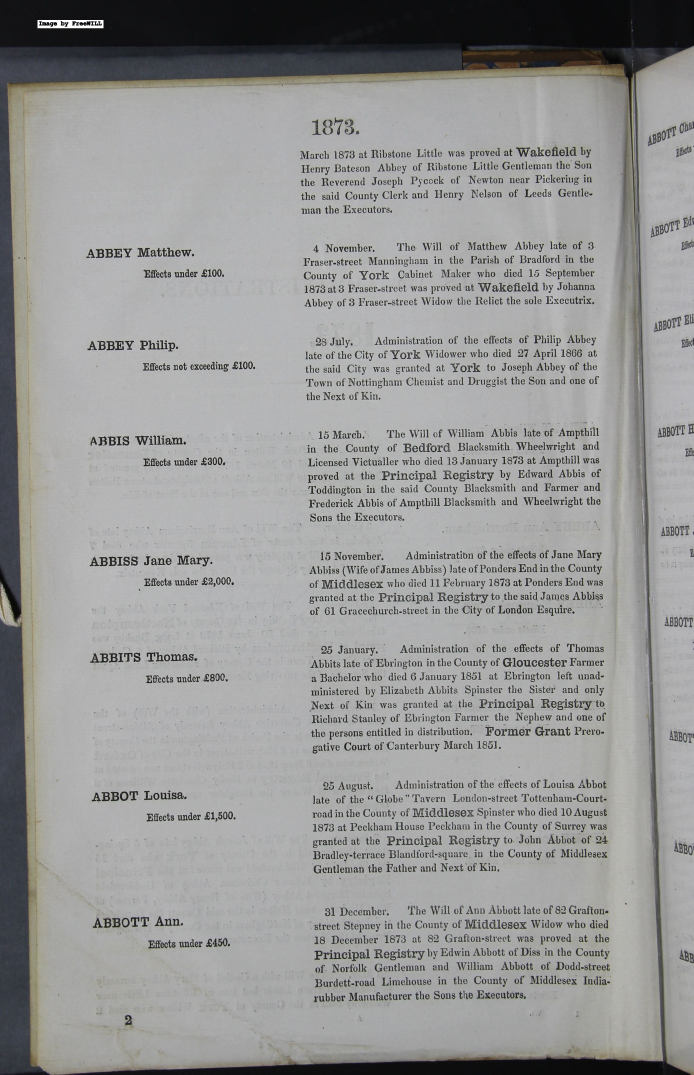
#> input picture 00004.jpg, 2774 x 4297 px, found by its file name (shown at 1/4 size)
$ jupyter execute --allow-errors bounding_boxes.ipynb   (older library calls are emulated)
#> lines starting #> are read from the running program, lines starting #| are printed output that depends on the picture; after the words box and inside, x2 and y2 are one past the last pixel; in counts of white or black regions, pixels touching at a corner belong together
[cell 1]
import csv
import cv2
from pytesseract import pytesseract

[cell 2]
filename = '/home/saumya/Desktop/FreeUKGen/Probate Parsing/1873 Probate/1873 Probate A/00004.jpg'

[cell 3]
img = cv2.imread(filename)
#> img is the input picture: shape (4297, 2774, 3); mean B, G, R 150.7, 151.6, 151.3
h, w, _ = img.shape

[cell 4]
cv2.imwrite("hello.jpg", img)
#> Out = True

#> (a cell that did not finish here is left out)

#> (a cell that did not finish here is left out)

#> (a cell that did not finish here is left out)

[cell 8]
cv2.imwrite("hello.jpg", img)
#> Out = True

[cell 9]
im = cv2.imread(filename)

[cell 10]
gray=cv2.cvtColor(im,cv2.COLOR_BGR2GRAY)
contours,hierarchy,_ = cv2.findContours(gray,cv2.RETR_LIST,cv2.CHAIN_APPROX_SIMPLE)
idx =0

[cell 11]
for cnt in contours:
    idx += 1
    x,y,w,h = cv2.boundingRect(cnt)
    roi=im[y:y+h,x:x+w]
    cv2.rectangle(im,(x,y),(x+w,y+h),(200,0,0),2)
#> after the loop, idx = 4297

[cell 12]
cv2.imwrite("hello1.jpg", img)
#> Out = True

#> (a cell that did not finish here is left out)

[cell 14]
import cv2
import sys

SCALE = 4
AREA_THRESHOLD = 427505.0 / 2

def show_scaled(name, img):
    try:
        h, w  = img.shape
    except ValueError:
        h, w, _  = img.shape
    cv2.imwrite("1.jpg", cv2.resize(img, (w // SCALE, h // SCALE)))

def main():
    img = cv2.imread(filename)
    img = img[10:-10, 10:-10] # remove the border, it confuses contour detection
#> img: shape (4277, 2754, 3)
    gray = cv2.cvtColor(img, cv2.COLOR_BGR2GRAY)
#> gray: shape (4277, 2754)
    show_scaled("original", gray)

    # black and white, and inverted, because
    # white pixels are treated as objects in
    # contour detection
    thresholded = cv2.adaptiveThreshold(
                gray, 255,
                cv2.ADAPTIVE_THRESH_MEAN_C, cv2.THRESH_BINARY_INV,
                25,
                15
            )
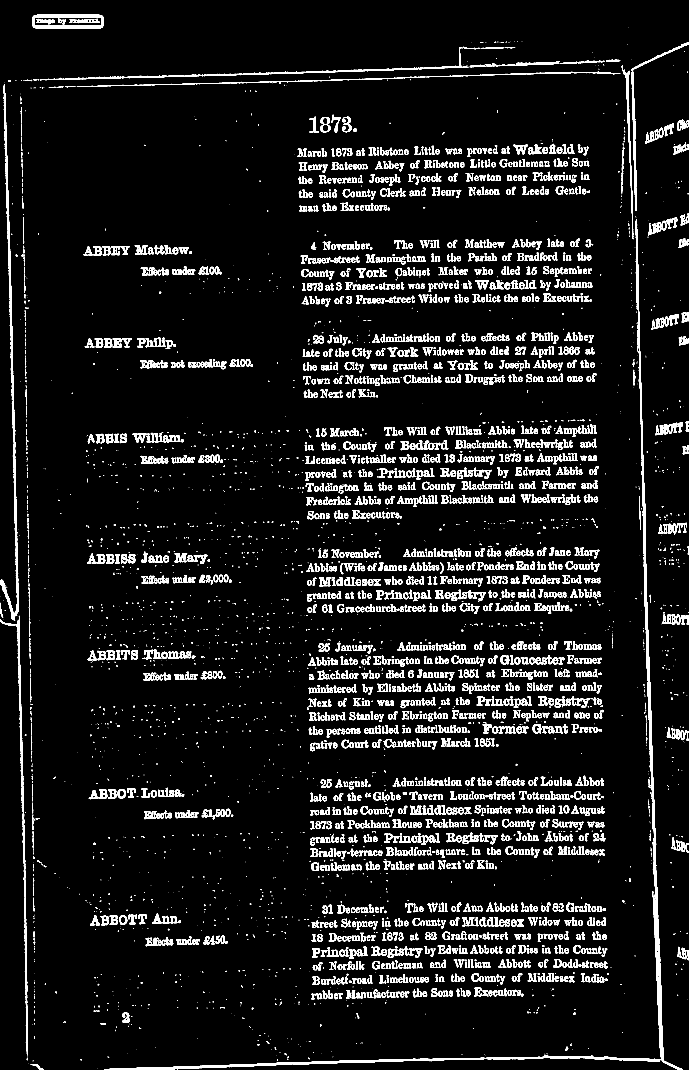
#> thresholded: shape (4277, 2754) (shown at 1/4 size); 6.6% white; 5214 white regions (2109 under 20 px), largest, box (x1, y1, x2, y2) and area: (2589, 2723, 2731, 4277) 18330, (417, 4219, 2642, 4277) 17817, (0, 336, 75, 2482) 17039
    show_scaled('thresholded', thresholded)
#> call 2 of show_scaled, with name = 'thresholded'
#> in show_scaled (call 2), `cv2.imwrite("1.jpg", cv2.resize(img, (w // SCALE, h // SCALE)))`:
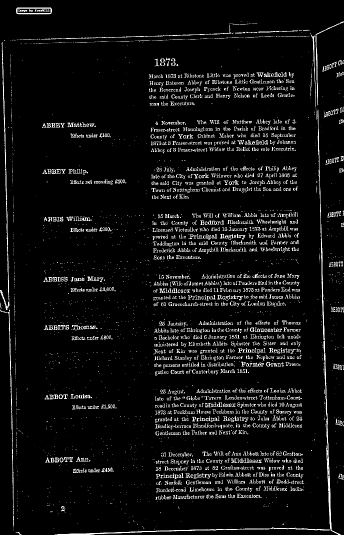
#> saved as 1.jpg: shape (1069, 688) (shown at 1/2 size); min 0, max 255, mean 16.7
    # I use a kernel that is wide enough to connect characters
    # but not text blocks, and tall enough to connect lines.
    kernel = cv2.getStructuringElement(cv2.MORPH_RECT, (13, 33))
    closing = cv2.morphologyEx(thresholded, cv2.MORPH_CLOSE, kernel)
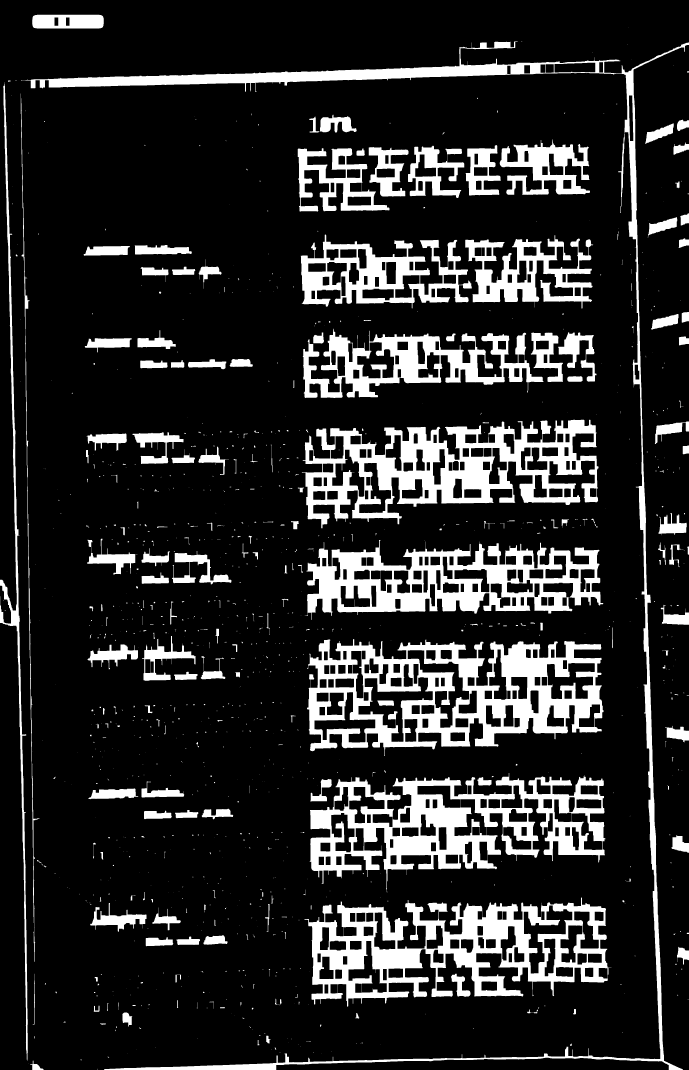
#> closing: shape (4277, 2754) (shown at 1/4 size); 16.2% white; 1090 white regions (728 under 20 px)

    im2, contours, hierarchy = cv2.findContours(closing, cv2.RETR_EXTERNAL, cv2.CHAIN_APPROX_SIMPLE)
#> contours = 1088 contours, 829 with area under 20; largest, box (x1, y1, x2, y2) and area: (1228, 2556, 2415, 3024) 402084, (1217, 3590, 2446, 4027) 320576, (1238, 3092, 2422, 3569) 311565, (1207, 1679, 2394, 2113) 294824, (1219, 2160, 2413, 2480) 243130
    cnt = contours[0]
#> cnt = [[389, 4275], [389, 4276]]

    show_scaled("closing", closing)
#> call 3 of show_scaled, with name = 'closing'
#> in show_scaled (call 3), `cv2.imwrite("1.jpg", cv2.resize(img, (w // SCALE, h // SCALE)))`:
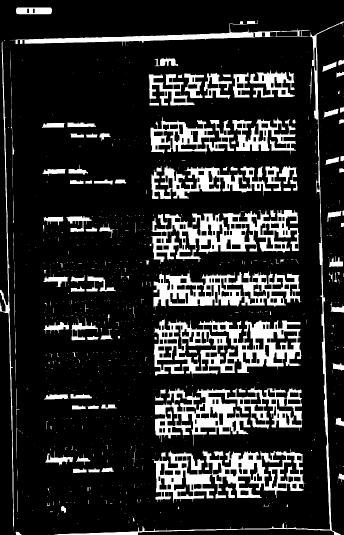
#> saved as 1.jpg: shape (1069, 688) (shown at 1/2 size); min 0, max 255, mean 41.4

    for contour in contours:
        convex_contour = cv2.convexHull(contour)
        area = cv2.contourArea(convex_contour)
        epsilon = 0.1*cv2.arcLength(contour,True)
        approx = cv2.approxPolyDP(contour,epsilon,True)
        print("Contour = ",approx)
        if area > AREA_THRESHOLD:
            cv2.drawContours(img, [approx], -1, (255,0,0), 3)
#> this loop made 1088 passes
#> (area, epsilon, approx) on passes 3, 13, 18: (935.5, 16.17, [[120, 4257], [173, 4276], [132, 4242]]), (24.5, 2.25, [[1099, 4190], [1104, 4198]]), (38, 2.68, [[2286, 4174], [2280, 4182], [2286, 4182]])
#> (printed output is left out)
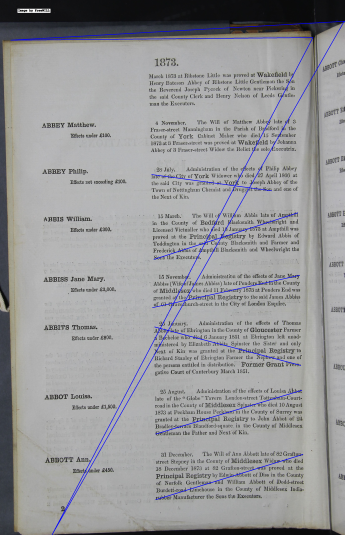
#> img: shape (4277, 2754, 3) (shown at 1/8 size); mean B, G, R 152.6, 151.2, 151

    show_scaled("contours", img)
#> call 4 of show_scaled, with name = 'contours'
#> in show_scaled (call 4), `cv2.imwrite("1.jpg", cv2.resize(img, (w // SCALE, h // SCALE)))`:
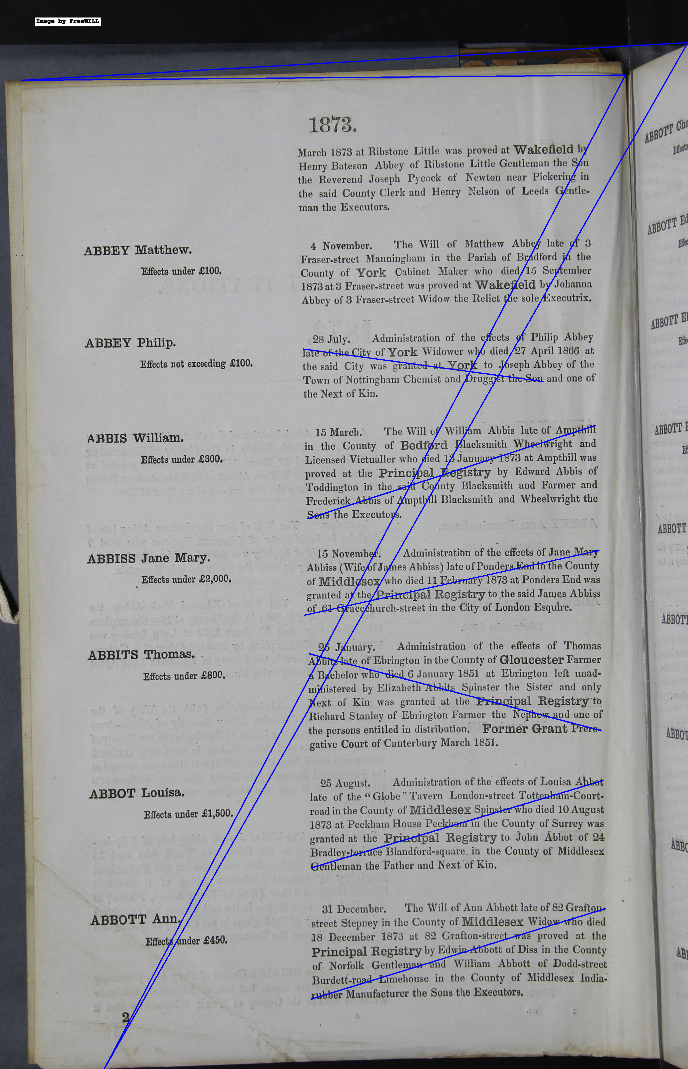
#> saved as 1.jpg: shape (1069, 688, 3); mean B, G, R 152.6, 151.1, 150.9
    cv2.imwrite("contours.png", img)

if __name__ == '__main__':
    main()

$ run again, with 00003.jpg copied over 00004.jpg
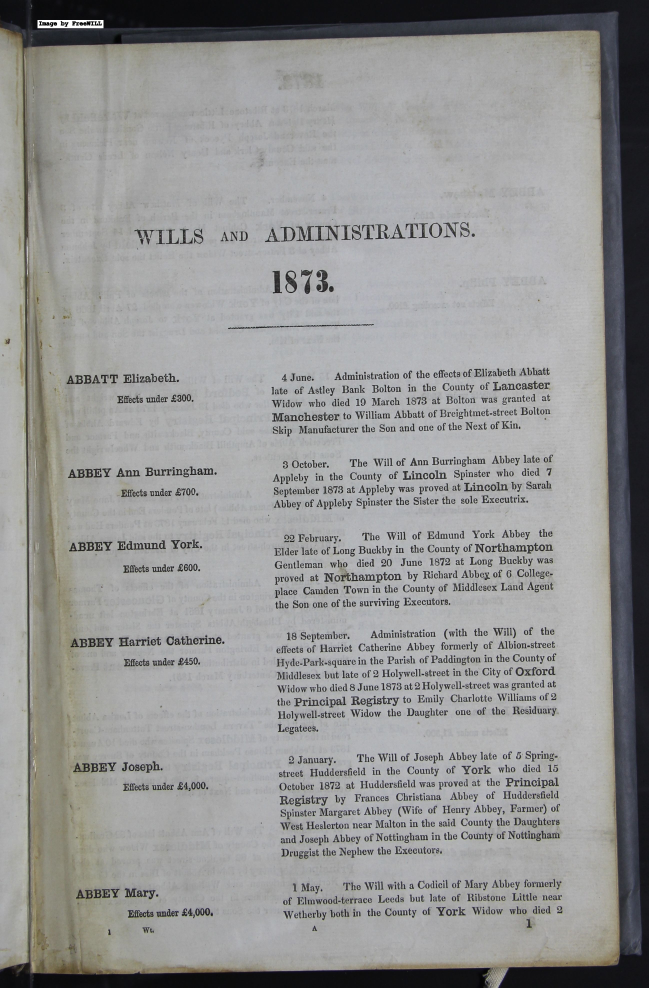
#> input picture 00003.jpg, 2594 x 3949 px, found by its file name (shown at 1/4 size)
#> img is the input picture: shape (3949, 2594, 3); mean B, G, R 147.9, 148.5, 148.4
#> `cv2.imwrite("hello.jpg", img)`: Out = True
#> after the loop `for cnt in contours:`: idx = 3949
#> `cv2.imwrite("hello1.jpg", img)`: Out = True
#> in main, `thresholded = cv2.adaptiveThreshold( gray, 255, cv2.ADAPTIVE_THRESH_ME..`:
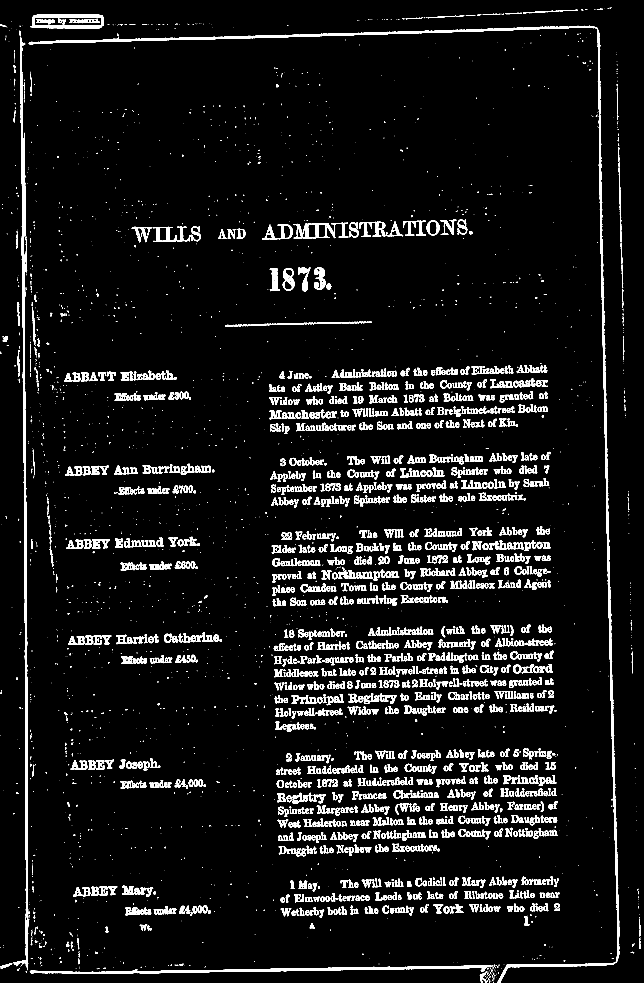
#> thresholded: shape (3929, 2574) (shown at 1/4 size); 6% white; 4084 white regions (2030 under 20 px), largest, box (x1, y1, x2, y2) and area: (1990, 114, 2480, 3929) 32111, (52, 147, 113, 3881) 32005, (115, 103, 2390, 177) 18873
#> closing: shape (3929, 2574); 14.6% white; 1210 white regions (947 under 20 px)
#> contours = 1209 contours, 1030 with area under 20; largest, box (x1, y1, x2, y2) and area: (1098, 2993, 2232, 3443) 345162, (1086, 2495, 2225, 2952) 339568, (1087, 2106, 2203, 2446) 242192, (1076, 1454, 2192, 1760) 210268, (1081, 1810, 2103, 2056) 139472
#> cnt = [[480, 3846], [481, 3846]]
#> the loop in main, `for contour in contours:` made 1209 passes
#> (area, epsilon, approx) on passes 11, 13, 17: (52, 3.07, [[380, 3808], [382, 3814], [391, 3811]]), (194, 7.39, [[205, 3792], [211, 3818], [216, 3793]]), (23, 2.11, [[2176, 3778], [2183, 3783], [2181, 3778]])
#> (printed output is left out)
#> in show_scaled (call 4), `cv2.imwrite("1.jpg", cv2.resize(img, (w // SCALE, h // SCALE)))`:
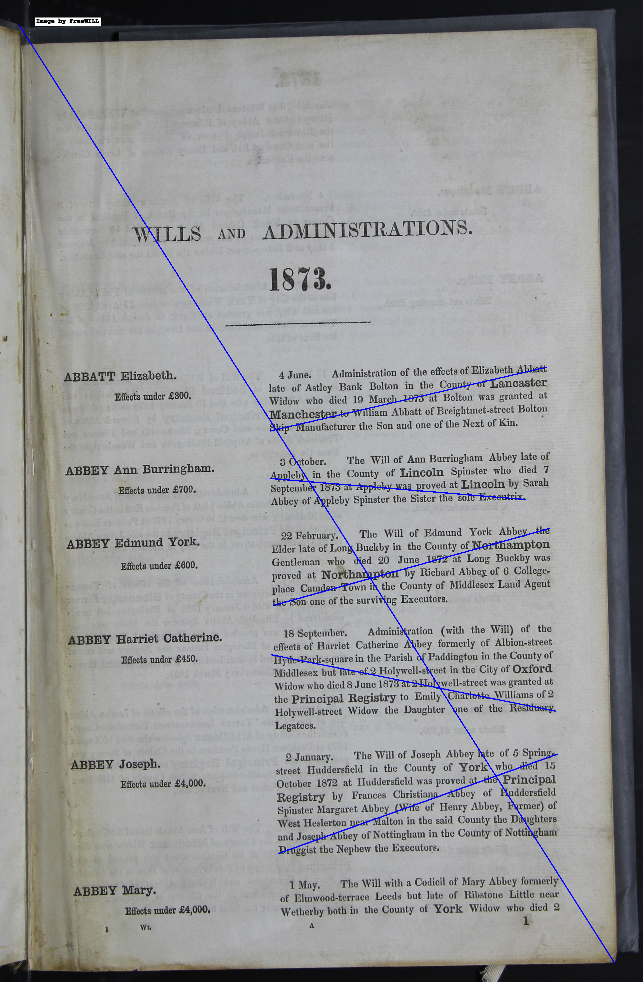
#> saved as 1.jpg: shape (982, 643, 3); mean B, G, R 149.3, 148.7, 148.6

$ run again, with 00006.jpg copied over 00004.jpg
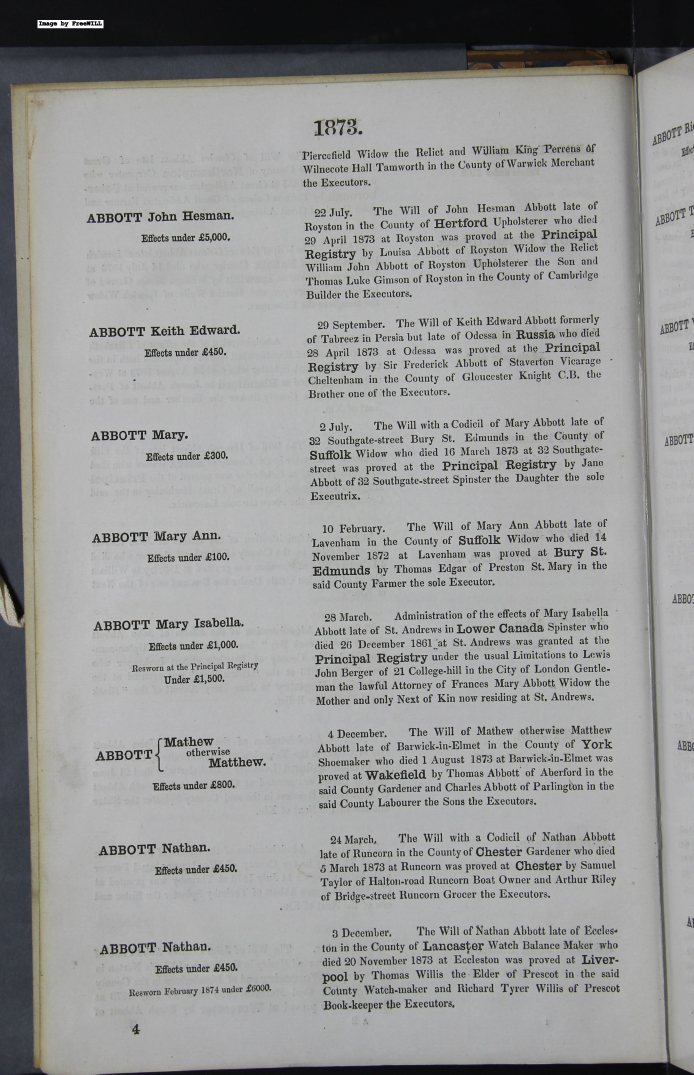
#> input picture 00006.jpg, 2774 x 4297 px, found by its file name (shown at 1/4 size)
#> img is the input picture: shape (4297, 2774, 3); mean B, G, R 151.7, 152.4, 152
#> `cv2.imwrite("hello.jpg", img)`: Out = True
#> after the loop `for cnt in contours:`: idx = 4297
#> `cv2.imwrite("hello1.jpg", img)`: Out = True
#> in main, `thresholded = cv2.adaptiveThreshold( gray, 255, cv2.ADAPTIVE_THRESH_ME..`:
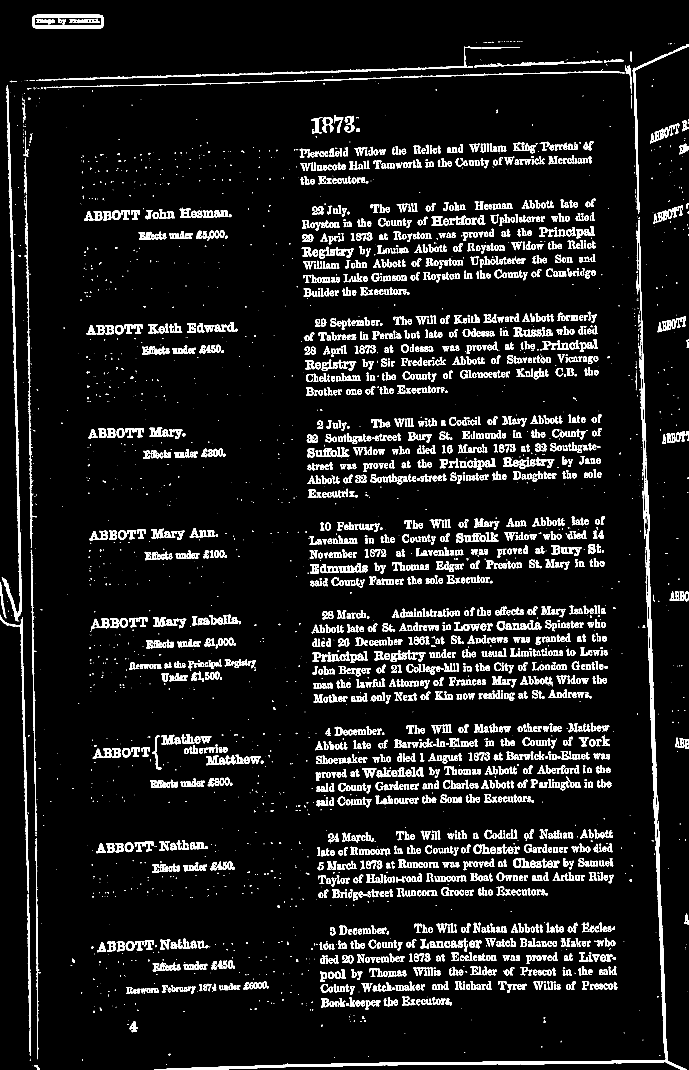
#> thresholded: shape (4277, 2754) (shown at 1/4 size); 7.1% white; 4596 white regions (1619 under 20 px), largest, box (x1, y1, x2, y2) and area: (616, 1878, 2745, 4277) 44339, (8, 340, 88, 2486) 17058, (77, 2481, 116, 3571) 6968
#> closing: shape (4277, 2754); 16.7% white; 895 white regions (635 under 20 px)
#> contours = 892 contours, 698 with area under 20; largest, box (x1, y1, x2, y2) and area: (1247, 2390, 2432, 2818) 300408, (1206, 794, 2382, 1195) 266428, (1260, 2891, 2445, 3246) 257432, (1227, 1659, 2407, 2017) 214498, (98, 165, 2754, 4277) 177070
#> cnt = contour of 9 points, box (x1, y1, x2, y2) (328, 4236, 332, 4242), area 10
#> the loop in main, `for contour in contours:` made 892 passes
#> (area, epsilon, approx) on passes 2, 9, 10: (28.5, 2.05, [[680, 4215], [674, 4219], [679, 4220]]), (22, 1.91, [[1289, 4099], [1286, 4100], [1286, 4106]]), (975, 13.57, [[538, 4086], [518, 4101], [529, 4128], [550, 4112]])
#> (printed output is left out)
#> in show_scaled (call 4), `cv2.imwrite("1.jpg", cv2.resize(img, (w // SCALE, h // SCALE)))`:
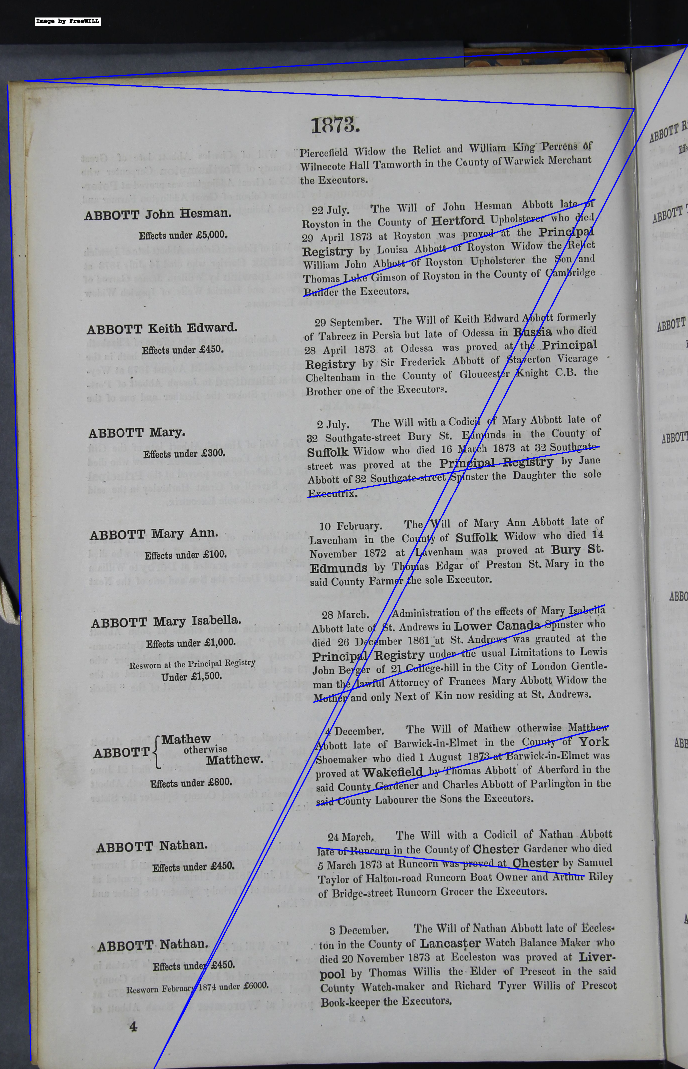
#> saved as 1.jpg: shape (1069, 688, 3); mean B, G, R 153.7, 151.8, 151.5
